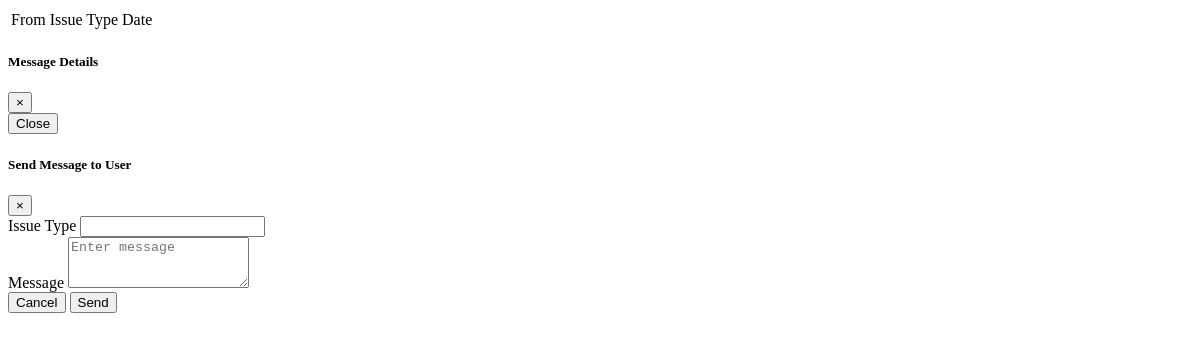
Before: /admin/messages/messages.php (signed in) with the older database file.
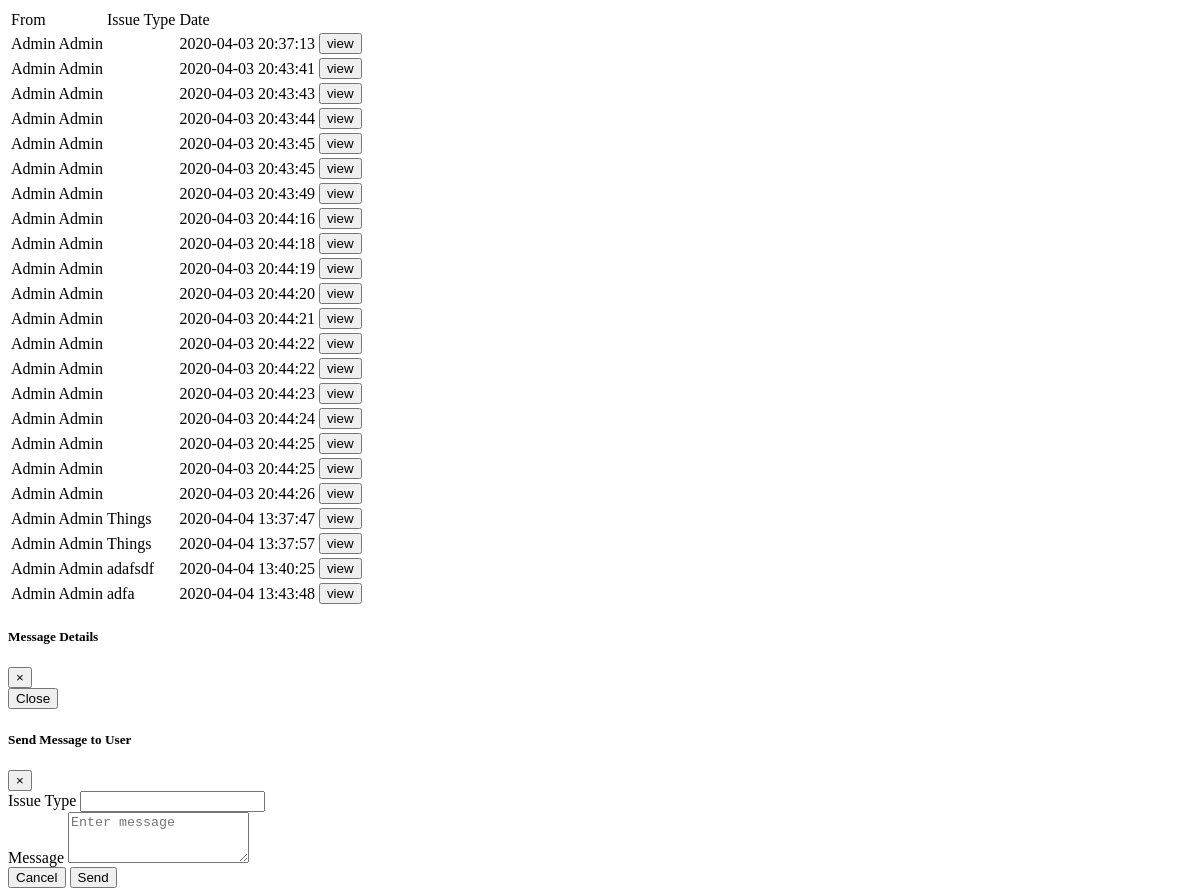
After: the same page with the newer database file.
### tables this page shows
CREATE TABLE `Issue` (
  `issueId` int(20) NOT NULL,
  `clientEmail` varchar(100) NOT NULL,
  `issueType` varchar(50) NOT NULL,
  `issueText` varchar(255) NOT NULL,
  `issueDateSubmitted` datetime NOT NULL
);

CREATE TABLE `User` (
  `userEmail` varchar(100) NOT NULL,
  `userFName` varchar(100) NOT NULL,
  `userLName` varchar(100) NOT NULL,
  `userType` varchar(20) NOT NULL,
  `userPassword` varchar(255) NOT NULL,
  `addressID` int(20) NOT NULL,
  `userBalance` float NOT NULL,
  `userPhotoPath` varchar(255) DEFAULT NULL
);

### admin/messages/message-utility.php (called while the page is built, shortened)
<?php
function getIssueMessages($conn)
{
    if (isset($_SESSION['userEmail'])) {
        $sql = "SELECT * FROM issue";
        $result = $conn->query($sql);
        return $result;
    }
}
function getUserDetail($conn, $userEmail)
{
    $sql = "SELECT * FROM User WHERE userEmail='$userEmail'";
    $result = $conn->query($sql);
    return $result;
}

### admin/messages/messages.php (the view, shortened to what this page needs)
<!DOCTYPE html>
<html lang="en">
<?php
include('../util/db-config.php');
require_once('message-utility.php');
$messageResult = getIssueMessages($conn);
?>
<head>
</head>
<body>
    <form action="<?php echo htmlentities($_SERVER['REQUEST_URI']); ?>" method="POST">
        <div class="table-responsive">
            <table class="table">
                <thead>
                    <td>From</td>
                    <td>Issue Type</td>
                    <td>Date</td>
                </thead>
                <?php while ($thisRow = $messageResult->fetch_assoc()) {
                    $userResult = getUserDetail($conn, $thisRow['clientEmail']);
                    $userDetail = $userResult->fetch_assoc();
                ?>
                    <tr>
                        <td class="sender"><?= $userDetail['userFName'] ?> <?= $userDetail['userLName'] ?></td>
                        <td class="content"><?= $thisRow['issueType'] ?></td>
                        <td class="date"><?= $thisRow['issueDateSubmitted'] ?></td>
                        <td> <input type="button" name="view" value="view" class="viewDetail btn btn-primary btn-sm" id="<?= $thisRow['issueId'] ?>" /></td>
                        <td><i id="<?= $thisRow['issueId'] ?>"  class="fas fa-trash deleteIssue" style="cursor: pointer; color: red;"></i></td>
                    </tr>
                <?php }
                ?>
            </table>
        </div>
    </form>
    <div class="modal fade" id="dataModal" tabindex="-1">
        <div class="modal-dialog">
            <div class="modal-content">
                <div class="modal-header">
                    <h5 class="modal-title">Message Details</h5>
                    <button type="button" class="close" data-dismiss="modal">
                        <span aria-hidden="true">&times;</span>
                    </button>
                </div>
                <div class="modal-footer">
                    <button type="button" class="btn btn-secondary" data-dismiss="modal">Close</button>
                </div>
            </div>
        </div>
    </div>
    <div class="modal fade" id="messageModal" tabindex="-1" role="dialog" aria-labelledby="messageModalLabel" aria-hidden="true">
        <div class="modal-dialog" role="document">
            <div class="modal-content">
                <div class="modal-header">
                    <h5 class="modal-title" id="exampleModalLabel">Send Message to User</h5>
                    <button type="button" class="close" data-dismiss="modal" aria-label="Close">
                        <span aria-hidden="true">&times;</span>
                    </button>
                </div>
                <form action="<?php echo htmlentities($_SERVER['REQUEST_URI']); ?>" method="POST" name="frmMessage" id="frmIssueMessage">
                    <div class="modal-body">
                        <div class="form-group">
                            <label for="txtIssue">Issue Type</label>
                            <input type="text" name="issueType" id="issueType" class="form-control">
                        </div>
                        <div class="form-group">
                            <label for="txtMessage">Message</label>
                            <textarea name="issueText" id="issueText" class="form-control" rows="3" placeholder="Enter message"></textarea>
                        </div>
                    </div>
                    <div class="modal-footer">
                        <button type="button" class="btn btn-secondary" data-dismiss="modal">Cancel</button>
                        <button name="issueMessage" value="new" type="submit" class="btn btn-primary" id="issueMessage">Send</button>
                    </div>
                </form>
            </div>
        </div>
    </div>
</body>
</html>

Changed rows visible on the page:
added issue: clientEmail.userFName "Admin", clientEmail.userLName "Admin", issueDateSubmitted "2020-04-03 20:37:13"
added issue: clientEmail.userFName "Admin", clientEmail.userLName "Admin", issueDateSubmitted "2020-04-03 20:43:41"
added issue: clientEmail.userFName "Admin", clientEmail.userLName "Admin", issueDateSubmitted "2020-04-03 20:43:43"
added issue: clientEmail.userFName "Admin", clientEmail.userLName "Admin", issueDateSubmitted "2020-04-03 20:43:44"
added issue: clientEmail.userFName "Admin", clientEmail.userLName "Admin", issueDateSubmitted "2020-04-03 20:43:45"
added issue: clientEmail.userFName "Admin", clientEmail.userLName "Admin", issueDateSubmitted "2020-04-03 20:43:45"
added issue: clientEmail.userFName "Admin", clientEmail.userLName "Admin", issueDateSubmitted "2020-04-03 20:43:49"
added issue: clientEmail.userFName "Admin", clientEmail.userLName "Admin", issueDateSubmitted "2020-04-03 20:44:16"
added issue: clientEmail.userFName "Admin", clientEmail.userLName "Admin", issueDateSubmitted "2020-04-03 20:44:18"
added issue: clientEmail.userFName "Admin", clientEmail.userLName "Admin", issueDateSubmitted "2020-04-03 20:44:19"
added issue: clientEmail.userFName "Admin", clientEmail.userLName "Admin", issueDateSubmitted "2020-04-03 20:44:20"
added issue: clientEmail.userFName "Admin", clientEmail.userLName "Admin", issueDateSubmitted "2020-04-03 20:44:21"
added issue: clientEmail.userFName "Admin", clientEmail.userLName "Admin", issueDateSubmitted "2020-04-03 20:44:22"
added issue: clientEmail.userFName "Admin", clientEmail.userLName "Admin", issueDateSubmitted "2020-04-03 20:44:22"
added issue: clientEmail.userFName "Admin", clientEmail.userLName "Admin", issueDateSubmitted "2020-04-03 20:44:23"
added issue: clientEmail.userFName "Admin", clientEmail.userLName "Admin", issueDateSubmitted "2020-04-03 20:44:24"
added issue: clientEmail.userFName "Admin", clientEmail.userLName "Admin", issueDateSubmitted "2020-04-03 20:44:25"
added issue: clientEmail.userFName "Admin", clientEmail.userLName "Admin", issueDateSubmitted "2020-04-03 20:44:25"
added issue: clientEmail.userFName "Admin", clientEmail.userLName "Admin", issueDateSubmitted "2020-04-03 20:44:26"
added issue: clientEmail.userFName "Admin", clientEmail.userLName "Admin", issueType "Things", issueDateSubmitted "2020-04-04 13:37:47"
added issue: clientEmail.userFName "Admin", clientEmail.userLName "Admin", issueType "Things", issueDateSubmitted "2020-04-04 13:37:57"
added issue: clientEmail.userFName "Admin", clientEmail.userLName "Admin", issueType "adafsdf", issueDateSubmitted "2020-04-04 13:40:25"
added issue: clientEmail.userFName "Admin", clientEmail.userLName "Admin", issueType "adfa", issueDateSubmitted "2020-04-04 13:43:48"
